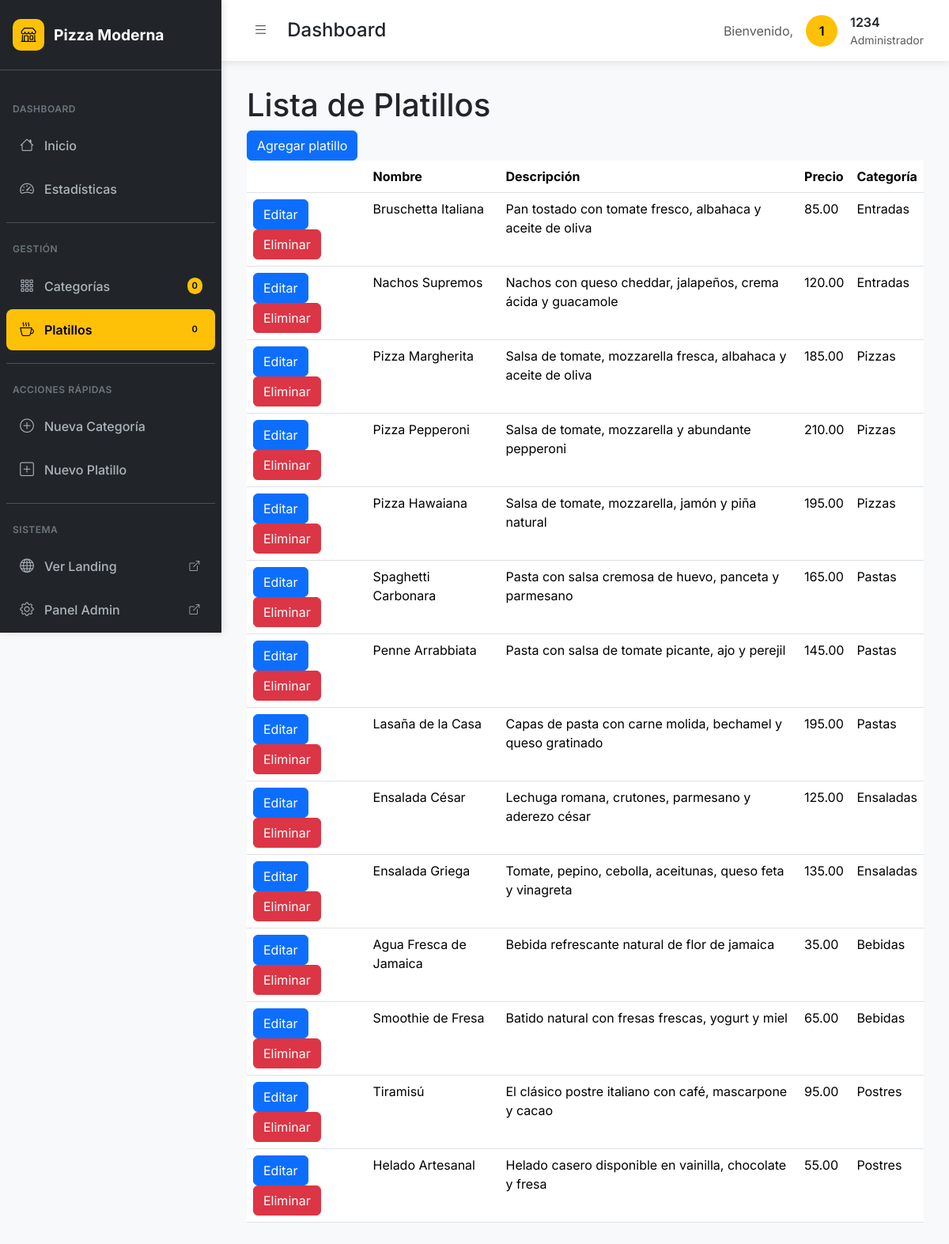
Page /platillos/platillos/ (signed in) on the committed database.
### apps/accounts/models.py (models this page shows)
class AppUser(AbstractUser):
    pass

### apps/platillos/models.py (models this page shows, shortened)
class Platillo(models.Model):
    nombre = models.CharField(max_length=200)
    descripcion = models.TextField()
    precio = models.DecimalField(max_digits=10, decimal_places=2)
    categoria = models.ForeignKey(Categoria, on_delete=models.CASCADE, related_name='platillos')

class Categoria(models.Model):
    nombre = models.CharField(max_length=100)

### apps/platillos/views.py (the view)
# urls.py: path('platillos/', views.PlatilloListView.as_view(), name='platillos_list'),
class PlatilloListView(LoginRequiredMixin, ListView):
    model = Platillo
    template_name = 'platillos/platillos_list.html'
    context_object_name = 'platillos'

### templates/platillos/platillos_list.html
{% extends 'main/base_user.html' %}
{% block content %}
<h1>Lista de Platillos</h1>
<a class="btn btn-primary" href="{% url 'platillos:platillos_create' %}">Agregar platillo</a>
<table class="table">
    <thead>
        <tr>
            <th></th>
            <th>Nombre</th>
            <th>Descripción</th>
            <th>Precio</th>
            <th>Categoría</th>
        </tr>
    </thead>
    <tbody>
        {% for platillo in platillos %}
        <tr>
            <td>
                <a class="btn btn-primary" href="">Editar</a>
                <a class="btn btn-danger" href="">Eliminar</a>
            </td>
            <td>{{platillo.nombre}}</td>
            <td>{{platillo.descripcion}}</td>
            <td>{{platillo.precio}}</td>
            <td>{{platillo.categoria.nombre}}</td>
        </tr>
        {% endfor %}
    </tbody>
</table>
{% endblock %}

### templates/main/base_user.html (shortened to what this page needs)
{% load static %}
<!DOCTYPE html>
<html lang="es" class="h-100">
<head>
    <link href="{% static 'bootstrap/css/bootstrap.min.css' %}" rel="stylesheet">
    <link rel="stylesheet" href="https://cdn.jsdelivr.net/npm/bootstrap-icons@1.11.1/font/bootstrap-icons.css">
</head>
<body>
    <nav class="sidebar" id="sidebar">
        <div class="sidebar-header">
            <div class="logo">
                <i class="bi bi-shop"></i>
            </div>
            <span class="brand">Pizza Moderna</span>
        </div>
        <div class="sidebar-menu">
            <div class="menu-label">Dashboard</div>
            <div class="menu-item">
                <a href="{% url 'main:index' %}" class="menu-link {% if request.resolver_match.url_name == 'index' %}active{% endif %}">
                    <i class="bi bi-house"></i>
                    <span class="menu-text">Inicio</span>
                </a>
            </div>
            <div class="menu-item">
                <a href="{% url 'main:dashboard' %}" class="menu-link {% if request.resolver_match.url_name == 'dashboard' %}active{% endif %}">
                    <i class="bi bi-speedometer2"></i>
                    <span class="menu-text">Estadísticas</span>
                </a>
            </div>
            <div class="menu-divider"></div>
            <div class="menu-label">Gestión</div>
            <div class="menu-item">
                <a href="{% url 'platillos:categoria_list' %}" class="menu-link {% if 'categoria' in request.resolver_match.url_name %}active{% endif %}">
                    <i class="bi bi-grid-3x3-gap"></i>
                    <span class="menu-text">Categorías</span>
                    <span class="menu-badge">{{ categorias_count|default:"0" }}</span>
                </a>
            </div>
            <div class="menu-item">
                <a href="{% url 'platillos:platillo_list' %}" class="menu-link {% if 'platillo' in request.resolver_match.url_name %}active{% endif %}">
                    <i class="bi bi-cup-hot"></i>
                    <span class="menu-text">Platillos</span>
                    <span class="menu-badge">{{ platillos_count|default:"0" }}</span>
                </a>
            </div>
            <div class="menu-divider"></div>
            <div class="menu-label">Acciones Rápidas</div>
            <div class="menu-item">
                <a href="{% url 'platillos:categoria_create' %}" class="menu-link">
                    <i class="bi bi-plus-circle"></i>
                    <span class="menu-text">Nueva Categoría</span>
                </a>
            </div>
            <div class="menu-item">
                <a href="{% url 'platillos:platillo_create' %}" class="menu-link">
                    <i class="bi bi-plus-square"></i>
                    <span class="menu-text">Nuevo Platillo</span>
                </a>
            </div>
            <div class="menu-divider"></div>
            <div class="menu-label">Sistema</div>
            <div class="menu-item">
                <a href="{% url 'main:landing' %}" class="menu-link" target="_blank">
                    <i class="bi bi-globe"></i>
                    <span class="menu-text">Ver Landing</span>
                    <i class="bi bi-box-arrow-up-right ms-auto" style="font-size: 0.8rem;"></i>
                </a>
            </div>
            <div class="menu-item">
                <a href="/admin/" class="menu-link" target="_blank">
                    <i class="bi bi-gear"></i>
                    <span class="menu-text">Panel Admin</span>
                    <i class="bi bi-box-arrow-up-right ms-auto" style="font-size: 0.8rem;"></i>
                </a>
            </div>
        </div>
    </nav>
    <div class="main-content">
        <div class="top-bar">
            <div class="d-flex align-items-center">
                <button class="sidebar-toggle" id="sidebarToggle">
                    <i class="bi bi-list"></i>
                </button>
                <h1 class="h4 mb-0 ms-3">{% block page_title %}Dashboard{% endblock %}</h1>
            </div>
            <div class="user-menu">
                <span class="text-muted d-none d-md-inline">Bienvenido,</span>
                <div class="user-avatar">
                    {{ user.first_name.0|default:user.username.0|upper }}
                </div>
                <div class="d-none d-md-block">
                    <div class="fw-semibold">{{ user.first_name|default:user.username }}</div>
                    <div class="text-muted small">Administrador</div>
                </div>
            </div>
        </div>
        <div class="content-area">
            {% block content %}{% endblock %}
        </div>
    </div>
</body>
</html>

### templates/main/base_user.html (style rules this page uses)
:root { --sidebar-width: 280px; --sidebar-collapsed-width: 70px; --primary-color: #ffc107; --primary-dark: #e0a800; --sidebar-bg: #212529; --sidebar-hover: #495057; }
body { font-family: 'Inter', sans-serif; background-color: #f8f9fa; }
.sidebar { position: fixed; left: 0; top: 0; height: 100vh; width: var(--sidebar-width); background: var(--sidebar-bg); transition: all 0.3s ease; z-index: 1000; overflow-y: auto; box-shadow: 2px 0 10px rgba(0,0,0,0.1); }
.sidebar-header { padding: 1.5rem 1rem; border-bottom: 1px solid #495057; display: flex; align-items: center; gap: 12px; }
.sidebar-header .logo { width: 40px; height: 40px; background: var(--primary-color); border-radius: 10px; display: flex; align-items: center; justify-content: center; color: #000; font-weight: bold; font-size: 1.2rem; flex-shrink: 0; }
.sidebar-header .brand { color: white; font-weight: 700; font-size: 1.2rem; white-space: nowrap; transition: opacity 0.3s ease; }
.sidebar-menu { padding: 1rem 0; }
.menu-item { margin: 0.2rem 0.5rem; }
.menu-link { display: flex; align-items: center; padding: 0.8rem 1rem; color: #adb5bd; text-decoration: none; border-radius: 8px; transition: all 0.2s ease; gap: 12px; position: relative; font-weight: 500; }
.menu-link.active { background-color: var(--primary-color); color: #000; font-weight: 600; }
.menu-link i { width: 20px; text-align: center; flex-shrink: 0; font-size: 1.1rem; }
.menu-text { white-space: nowrap; transition: opacity 0.3s ease; }
.menu-divider { height: 1px; background: #495057; margin: 1rem 0.5rem; }
.menu-label { color: #6c757d; font-size: 0.75rem; font-weight: 600; text-transform: uppercase; letter-spacing: 0.5px; padding: 0.5rem 1rem; margin-top: 1rem; transition: opacity 0.3s ease; }
.main-content { margin-left: var(--sidebar-width); transition: margin-left 0.3s ease; min-height: 100vh; }
.top-bar { background: white; padding: 1rem 2rem; box-shadow: 0 2px 10px rgba(0,0,0,0.1); display: flex; align-items: center; justify-content: space-between; position: sticky; top: 0; z-index: 100; }
.sidebar-toggle { background: none; border: none; font-size: 1.2rem; color: #495057; cursor: pointer; padding: 0.5rem; border-radius: 6px; transition: all 0.2s ease; }
.user-menu { display: flex; align-items: center; gap: 1rem; }
.user-avatar { width: 40px; height: 40px; background: var(--primary-color); border-radius: 50%; display: flex; align-items: center; justify-content: center; color: #000; font-weight: 600; }
.content-area { padding: 2rem; }
.menu-badge { background: var(--primary-color); color: #000; font-size: 0.7rem; padding: 2px 6px; border-radius: 10px; margin-left: auto; font-weight: 600; }

### rows in the picture
AppUser: first_name.0 "1", first_name "1234"
Platillo: nombre "Bruschetta Italiana", descripcion "Pan tostado con tomate fresco, albahaca y aceite de oliva", precio "85.00", categoria.nombre "Entradas"
Platillo: nombre "Nachos Supremos", descripcion "Nachos con queso cheddar, jalapeños, crema ácida y guacamole", precio "120.00", categoria.nombre "Entradas"
Platillo: nombre "Pizza Margherita", descripcion "Salsa de tomate, mozzarella fresca, albahaca y aceite de oliva", precio "185.00", categoria.nombre "Pizzas"
Platillo: nombre "Pizza Pepperoni", descripcion "Salsa de tomate, mozzarella y abundante pepperoni", precio "210.00", categoria.nombre "Pizzas"
Platillo: nombre "Pizza Hawaiana", descripcion "Salsa de tomate, mozzarella, jamón y piña natural", precio "195.00", categoria.nombre "Pizzas"
Platillo: nombre "Spaghetti Carbonara", descripcion "Pasta con salsa cremosa de huevo, panceta y parmesano", precio "165.00", categoria.nombre "Pastas"
Platillo: nombre "Penne Arrabbiata", descripcion "Pasta con salsa de tomate picante, ajo y perejil", precio "145.00", categoria.nombre "Pastas"
Platillo: nombre "Lasaña de la Casa", descripcion "Capas de pasta con carne molida, bechamel y queso gratinado", precio "195.00", categoria.nombre "Pastas"
Platillo: nombre "Ensalada César", descripcion "Lechuga romana, crutones, parmesano y aderezo césar", precio "125.00", categoria.nombre "Ensaladas"
Platillo: nombre "Ensalada Griega", descripcion "Tomate, pepino, cebolla, aceitunas, queso feta y vinagreta", precio "135.00", categoria.nombre "Ensaladas"
Platillo: nombre "Agua Fresca de Jamaica", descripcion "Bebida refrescante natural de flor de jamaica", precio "35.00", categoria.nombre "Bebidas"
Platillo: nombre "Smoothie de Fresa", descripcion "Batido natural con fresas frescas, yogurt y miel", precio "65.00", categoria.nombre "Bebidas"
Platillo: nombre "Tiramisú", descripcion "El clásico postre italiano con café, mascarpone y cacao", precio "95.00", categoria.nombre "Postres"
Platillo: nombre "Helado Artesanal", descripcion "Helado casero disponible en vainilla, chocolate y fresa", precio "55.00", categoria.nombre "Postres"

### other values in the picture
{{ categorias_count|default:"0" }} "0"
{{ platillos_count|default:"0" }} "0"
